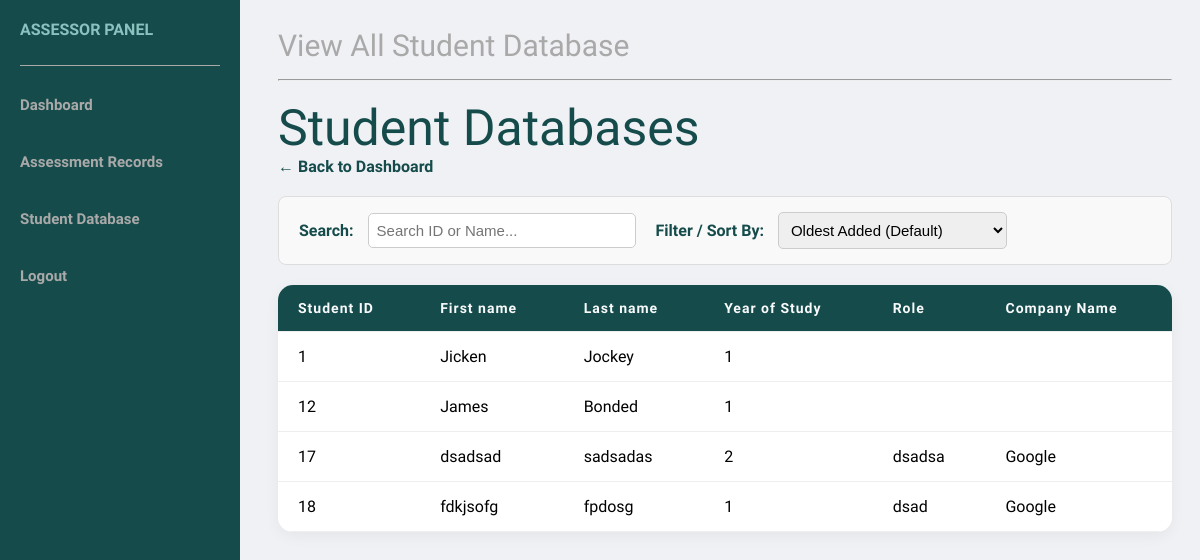
The app's page /AssessorDashboard/ViewStudentDatabase.php, older data.
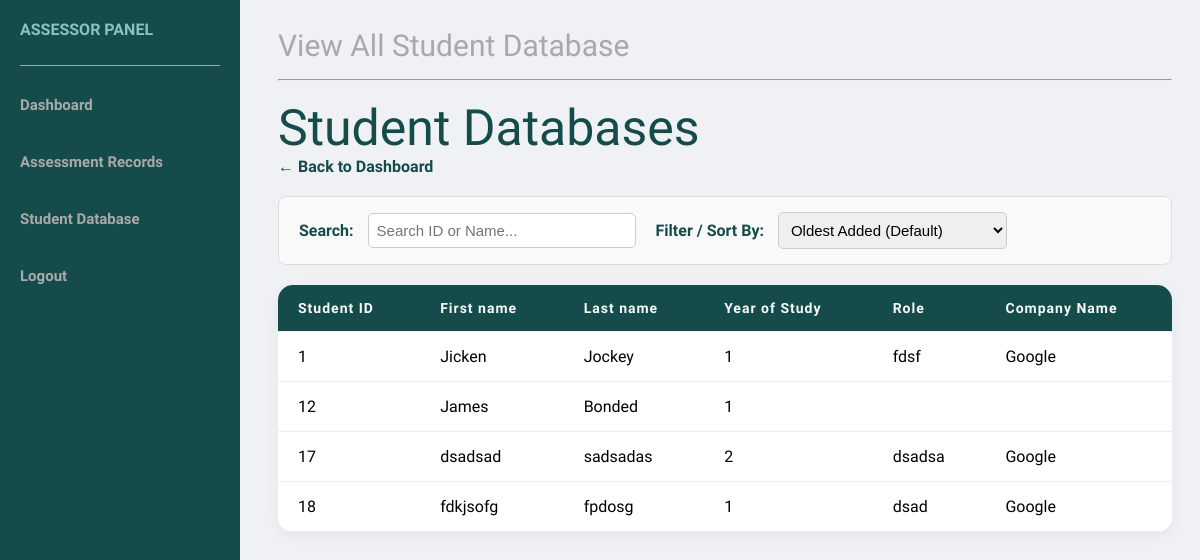
The same page, newer data.
### tables this page shows
CREATE TABLE `studentprofile` (
  `StudentProfileID` int(11) NOT NULL,
  `StudentAccountID` int(11) NOT NULL,
  `FirstName` varchar(100) NOT NULL,
  `LastName` varchar(100) NOT NULL,
  `ProgrammeCode` varchar(100) NOT NULL,
  `YearOfStudy` int(11) NOT NULL,
  `AssesorAccountIDLect` int(11) DEFAULT NULL,
  `AssesorAccountIDSuper` int(11) DEFAULT NULL
);

CREATE TABLE `internship` (
  `InternshipID` int(11) NOT NULL,
  `StudentAccountID` int(11) NOT NULL,
  `CompanyINT` int(11) DEFAULT NULL,
  `Role` varchar(100) NOT NULL,
  `Months_duration` int(11) NOT NULL,
  `Description` varchar(200) DEFAULT NULL
);

CREATE TABLE `companynamelist` (
  `CompanyInt` int(11) NOT NULL,
  `CompanyName` varchar(100) NOT NULL,
  `CompanyAddress` varchar(100) DEFAULT NULL,
  `CompanyType` enum('Technology','Finance','Healthcare','Engineering','Media','Other') DEFAULT NULL,
  `ContactNumber` varchar(100) DEFAULT NULL,
  `EmailContact` varchar(100) DEFAULT NULL
);

### ExecutePStatement.php (called while the page is built, shortened)
<?php
function executePreparedStatement($sql, $params) {
    global $conn;
    $stmt = $conn->prepare($sql);
    if (stripos($sql, "SELECT") === 0) {
        $stmt->execute();
        $result = $stmt->get_result();
    } else {
        $result = $stmt->execute();
    }
    return $result;
}
?>

### AssessorDashboard/ViewStudentDatabase.php (the view, shortened to what this page needs)
<?php
    include '../Connection.php';
    include '../ExecutePStatement.php';
$filtervalue = isset($_GET['search']) ? $_GET['search'] : '';
if ($filtervalue !== '') {
    $searchTerm = "%" . $filtervalue . "%";
    $studentsList = "SELECT sp.StudentProfileID, sp.StudentAccountID, sp.FirstName, sp.LastName, sp.YearOfStudy, intern.Role, comp.CompanyName
                    FROM studentprofile sp
                    LEFT JOIN internship intern ON sp.StudentAccountID = intern.StudentAccountID
                    LEFT JOIN companynamelist comp ON intern.CompanyINT = comp.CompanyInt
                    WHERE sp.StudentAccountID LIKE ?
                    OR sp.FirstName LIKE ?
                    OR sp.LastName LIKE ?
                    OR comp.CompanyName LIKE ?";
    $studentResult = executePreparedStatement($studentsList, [$searchTerm, $searchTerm, $searchTerm, $searchTerm]);
} else {
    $studentsList = "SELECT sp.StudentProfileID, sp.StudentAccountID, sp.FirstName, sp.LastName, sp.YearOfStudy, intern.Role, comp.CompanyName
                    FROM studentprofile sp
                    LEFT JOIN internship intern ON sp.StudentAccountID = intern.StudentAccountID
                    LEFT JOIN companynamelist comp ON intern.CompanyINT = comp.CompanyInt";
    $studentResult = executePreparedStatement($studentsList, []);
}
?>
<!DOCTYPE html>
<html>
    <head>
        <link rel="stylesheet" href="../CssFiles/AssessorDashBoard.css">
        <link rel="stylesheet" href="../CssFiles/AssessorTableStyle.css">
    </head>
    <body>
        <nav>
            <p>ASSESSOR PANEL</p>
            <hr>
            <a href="../AssessorDashboard.php">Dashboard</a><br>
            <a href="StudentDatabaseAss.php">Assessment Records</a><br>
            <a href="#">Student Database</a><br>
            <div id="logout">
                <a href="../Logout.php" onclick="return confirm('Are you sure you want to logout?')">Logout</a>
            </div>
        </nav>
        <div class="main">
            <div id="title">View All Student Database</div>
            <hr>
            <header>Student Databases</header>
            <a onclick="window.location.href='../AssessorDashboard.php'" class="back-link">&larr; Back to Dashboard</a>
        <div class="search-bar-container">
            <div>
                <label for="jsSearch">Search:</label>
                <input type="text" id="jsSearch" placeholder="Search ID or Name..." onkeyup="applyFilters()">
            </div>
            <div>
                <label for="jsSort">Filter / Sort By:</label>
                <select id="jsSort" onchange="applyFilters()">
                    <option value="oldest">Oldest Added (Default)</option>
                </select>
            </div>
        </div>
            <table id="studentTable">
                <tr>
                    <th>Student ID</th>
                    <th>First name</th>
                    <th>Last name </th>
                    <th>Year of Study </th>
                    <th>Role </th>
                    <th>Company Name </th   >
                </tr>
                    <?php if ($studentResult && $studentResult->num_rows > 0): ?>
                        <?php while ($row = $studentResult->fetch_assoc()): ?>
                            <?php
                            $id = $row['StudentAccountID'];
                            $FirstName = $row['FirstName'];
                            $LastName = $row['LastName'];
                            $YearOfStudy = $row['YearOfStudy'];
                            $role = $row['Role'];
                            $company = $row['CompanyName'];
                            ?>
                            <tr class="student-row" data-id="<?= $id; ?>" data-firstName="<?= $FirstName; ?>" data-lastName="<?= $LastName; ?>">                                <td ><?= $id; ?></td>
                                <td ><?= $FirstName; ?></td>
                                <td ><?= $LastName; ?></td>
                                <td><?= $YearOfStudy; ?></td>
                                <td><?= $role; ?></td>
                                <td><?= $company; ?></td>
                            </tr>
                        <?php endwhile; ?>
                    <?php else: ?>
                        <tr>
                            <td colspan="6" style="text-align:center;">No students found matching "<?= htmlspecialchars($filtervalue) ?>"</td>
                        </tr>
                    <?php endif; ?>
            </table>
        </div>
    </body>
</html>

### CssFiles/AssessorDashBoard.css (style rules this page uses)
body { font-family: "Bricolage Grotesque", sans-serif; padding: 20px; }
body { background-color: #f0f1f5 ; }
nav { height: 100%; width:200px; position: fixed; top:0; left:0; background-color: #154c4b; overflow-x: hidden; padding:20px; }
nav p { font-weight: bold; color: #8bc1c0 ; padding-bottom: 10px; margin-top: 0; }
nav hr { margin-bottom: 30px; border: 0; border-top: 1px solid #aaa9a9; margin-left: 0; }
nav a { text-decoration: none; font-size: 15px; color: #aaa9a9; display: block; transition: 0.3s; align-items: left; font-weight:bold; margin-bottom:20px }
.main { margin-left:250px; }
.main hr { color:#aaa9a9; }
#title { color: #aaa9a9; font-size:30px; padding-bottom:8px; }
header { font-size:50px; color:#154c4b; padding-top:10px; }

### CssFiles/AssessorTableStyle.css (style rules this page uses)
table { width: 100%; border-collapse: collapse; margin-top: 20px; background-color: white; border-radius: 15px; overflow: hidden; box-shadow: 0 4px 15px rgba(0,0,0,0.05); }
th, td { text-align: left; padding: 15px 20px; border-bottom: 1px solid #eee; }
tr { background-color: white; transition: all 0.3s ease; }
th { background-color: #154c4b; color: #f8f9fa ; font-size: 14px; letter-spacing: 1px; font-weight: 900; }

### AssessorDashboard/ViewStudentDatabase.php (style rules this page uses)
.back-link { display: inline-block; margin-bottom: 20px; color: #154c4b; text-decoration: none; font-weight: bold; transition: color 0.3s; }
.search-bar-container { display: flex; align-items: center; gap: 20px; background-color: #f9f9f9; padding: 15px 20px; border-radius: 8px; margin-bottom: 20px; border: 1px solid #ddd; }
.search-bar-container label { font-weight: bold; color: #154c4b; margin-right: 10px; }
.search-bar-container input, .search-bar-container select { padding: 8px; border: 1px solid #ccc; border-radius: 5px; font-size: 15px; outline: none; }
.search-bar-container input { width: 250px; }

Row changes from the older to the newer data that the page shows:
no longer on this page (row unchanged): studentprofile: StudentAccountID "1", FirstName "Jicken", LastName "Jockey", YearOfStudy "1"
added internship: studentprofile.StudentAccountID "1", studentprofile.FirstName "Jicken", studentprofile.LastName "Jockey", studentprofile.YearOfStudy "1", Role "fdsf", CompanyINT.CompanyName "Google"
